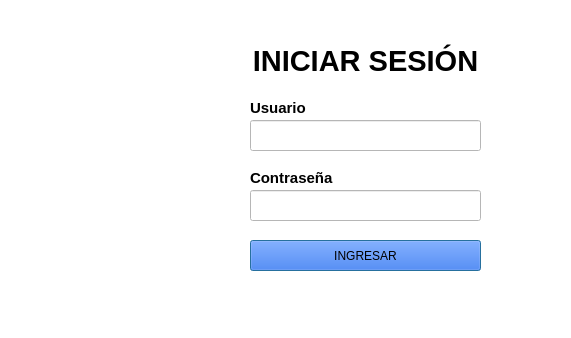
<?xml version="1.0" encoding="UTF-8"?>
<ui version="4.0">
 <class>dialog</class>
 <widget class="QDialog" name="dialog">
  <property name="geometry">
   <rect>
    <x>0</x>
    <y>0</y>
    <width>571</width>
    <height>338</height>
   </rect>
  </property>
  <property name="windowTitle">
   <string>Sistema de Gestion</string>
  </property>
  <property name="styleSheet">
   <string notr="true">background-color:rgb(255, 255, 255)</string>
  </property>
  <widget class="QPushButton" name="btnIngresar">
   <property name="geometry">
    <rect>
     <x>250</x>
     <y>240</y>
     <width>231</width>
     <height>31</height>
    </rect>
   </property>
   <property name="styleSheet">
    <string notr="true">background: rgb(0, 85, 255) 
</string>
   </property>
   <property name="text">
    <string>INGRESAR</string>
   </property>
  </widget>
  <widget class="QLineEdit" name="txtUsuario">
   <property name="geometry">
    <rect>
     <x>250</x>
     <y>120</y>
     <width>231</width>
     <height>31</height>
    </rect>
   </property>
  </widget>
  <widget class="QLineEdit" name="txtPassword">
   <property name="geometry">
    <rect>
     <x>250</x>
     <y>190</y>
     <width>231</width>
     <height>31</height>
    </rect>
   </property>
  </widget>
  <widget class="QLabel" name="label">
   <property name="geometry">
    <rect>
     <x>250</x>
     <y>170</y>
     <width>91</width>
     <height>16</height>
    </rect>
   </property>
   <property name="font">
    <font>
     <pointsize>11</pointsize>
     <bold>true</bold>
    </font>
   </property>
   <property name="text">
    <string>Contraseña</string>
   </property>
  </widget>
  <widget class="QLabel" name="label_2">
   <property name="geometry">
    <rect>
     <x>250</x>
     <y>100</y>
     <width>71</width>
     <height>16</height>
    </rect>
   </property>
   <property name="font">
    <font>
     <pointsize>11</pointsize>
     <italic>false</italic>
     <bold>true</bold>
    </font>
   </property>
   <property name="text">
    <string>Usuario</string>
   </property>
  </widget>
  <widget class="QLabel" name="label_3">
   <property name="geometry">
    <rect>
     <x>230</x>
     <y>40</y>
     <width>271</width>
     <height>41</height>
    </rect>
   </property>
   <property name="font">
    <font>
     <pointsize>22</pointsize>
     <bold>true</bold>
    </font>
   </property>
   <property name="text">
    <string>INICIAR SESIÓN</string>
   </property>
   <property name="alignment">
    <set>Qt::AlignmentFlag::AlignCenter</set>
   </property>
  </widget>
  <widget class="QLabel" name="label_4">
   <property name="geometry">
    <rect>
     <x>0</x>
     <y>-50</y>
     <width>181</width>
     <height>441</height>
    </rect>
   </property>
   <property name="text">
    <string/>
   </property>
   <property name="pixmap">
    <pixmap>../../Downloads/usuario.jpg</pixmap>
   </property>
  </widget>
 </widget>
 <resources/>
 <connections/>
</ui>
